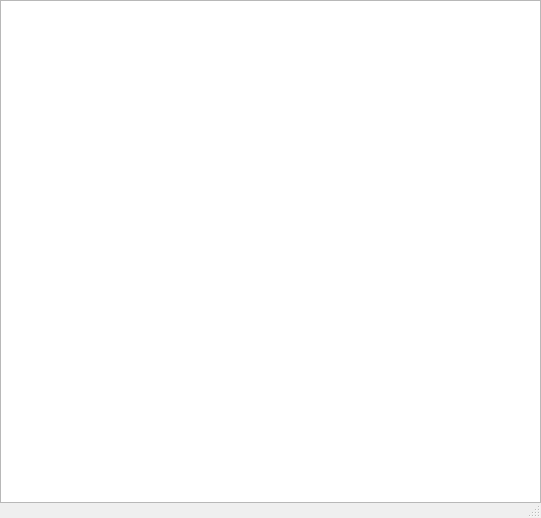
<?xml version="1.0" encoding="UTF-8"?>
<ui version="4.0">
 <class>HelpDialog</class>
 <widget class="QDialog" name="HelpDialog">
  <property name="windowModality">
   <enum>Qt::NonModal</enum>
  </property>
  <property name="geometry">
   <rect>
    <x>0</x>
    <y>0</y>
    <width>541</width>
    <height>518</height>
   </rect>
  </property>
  <property name="windowTitle">
   <string>DREAM.3D Help Window</string>
  </property>
  <property name="sizeGripEnabled">
   <bool>true</bool>
  </property>
  <property name="modal">
   <bool>false</bool>
  </property>
  <layout class="QVBoxLayout" name="verticalLayout">
   <property name="spacing">
    <number>0</number>
   </property>
   <property name="leftMargin">
    <number>0</number>
   </property>
   <property name="topMargin">
    <number>0</number>
   </property>
   <property name="rightMargin">
    <number>0</number>
   </property>
   <property name="bottomMargin">
    <number>15</number>
   </property>
   <item>
    <widget class="QTextBrowser" name="helpBrowser"/>
   </item>
  </layout>
 </widget>
 <resources/>
 <connections/>
</ui>
